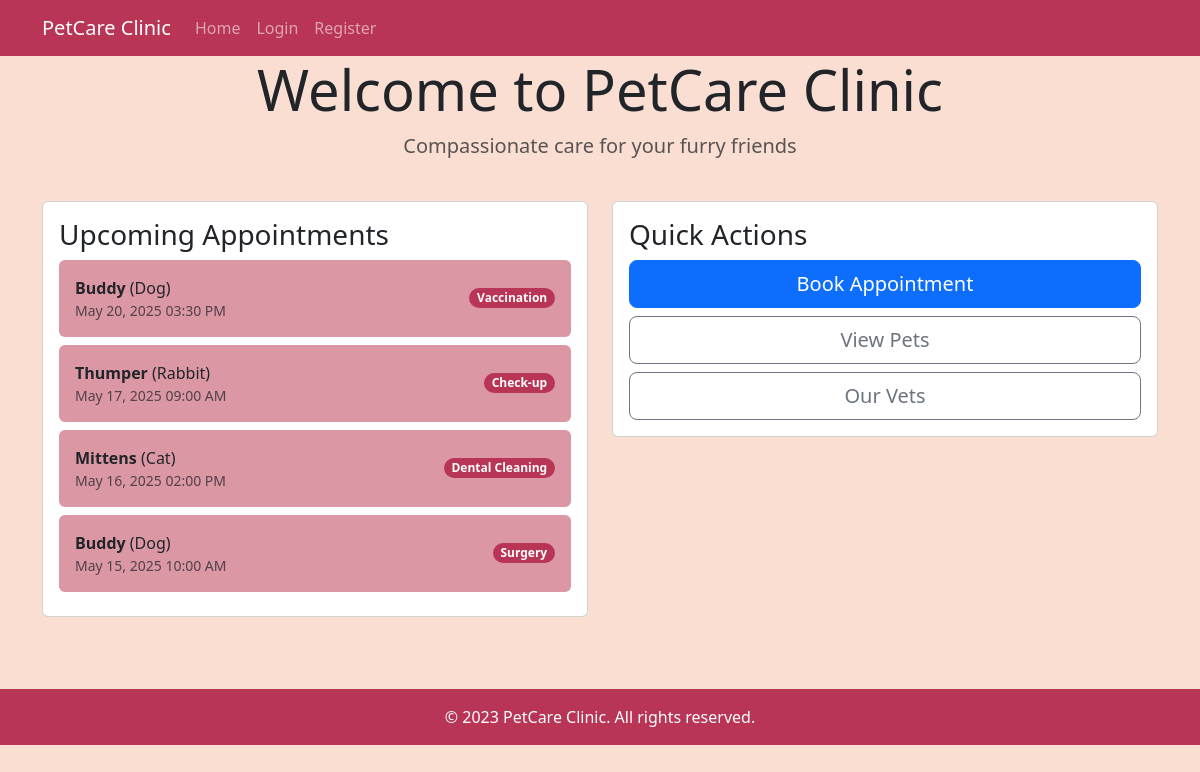
Before: / with the older database file.
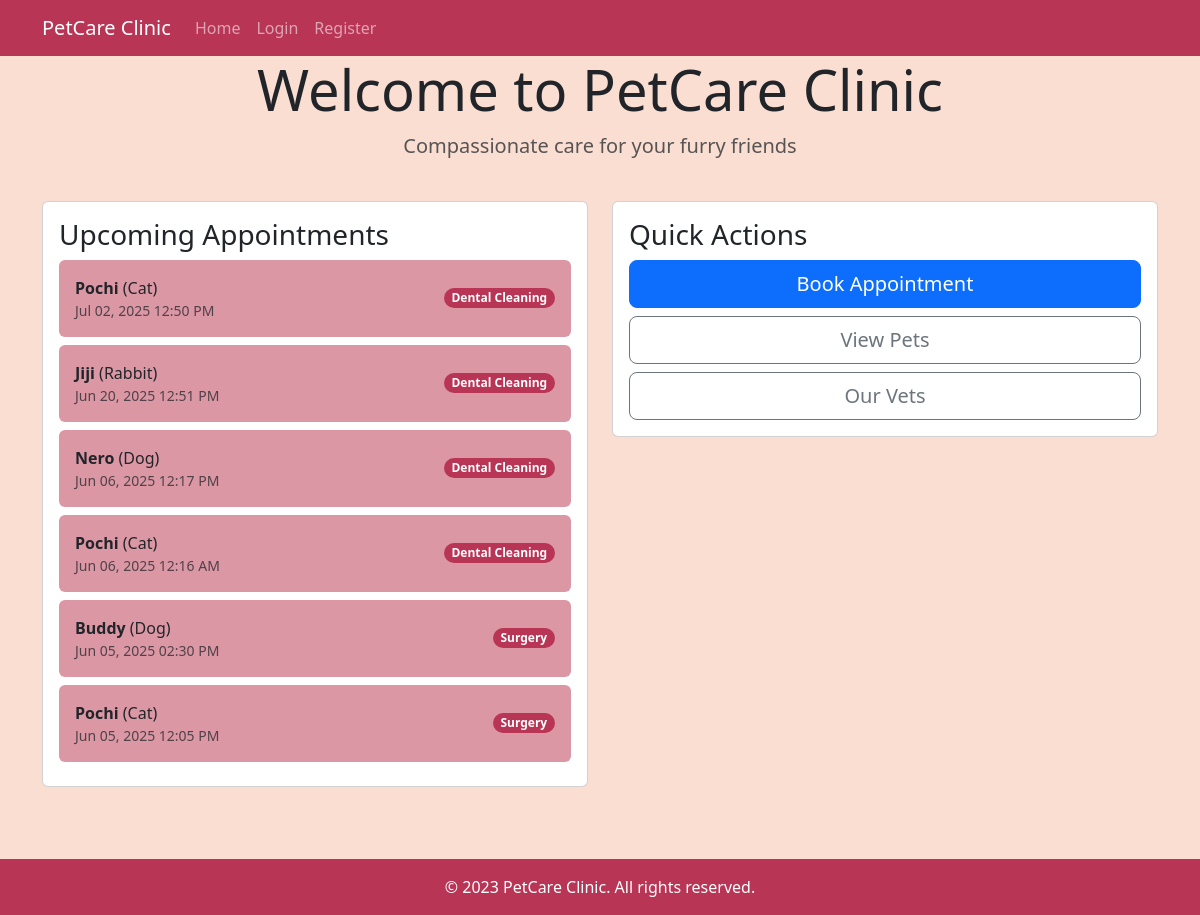
After: the same page with the newer database file.
### clinic/models.py (models this page shows, shortened)
class Appointment(models.Model):
    pet = models.ForeignKey(Pet, on_delete=models.CASCADE, related_name="appointments")
    vet = models.ForeignKey(Vet, on_delete=models.CASCADE, related_name="appointments")
    date = models.DateTimeField(verbose_name="Appointment Date")
    reason = models.CharField(max_length=200, verbose_name="Reason")
    class Meta:
        unique_together = ('vet', 'date')

class Pet(models.Model):
    owner = models.ForeignKey(Owner, on_delete=models.CASCADE, related_name='pets')
    name = models.CharField(max_length=100)
    species = models.CharField(max_length=50)
    breed = models.CharField(max_length=100)
    photo = models.ImageField(upload_to='pet_photos/', null=True, blank=True)
    created_at = models.DateTimeField(auto_now_add=True)
    updated_at = models.DateTimeField(auto_now=True)

### clinic/views.py (the view)
# urls.py: path('', HomeView.as_view(), name='clinic-home'),
class HomeView(ListView):
    model = Appointment
    template_name = 'clinic/home.html'
    context_object_name = 'appointments'
    ordering = ['-date']

### clinic/templates/clinic/home.html (shortened to what this page needs)
{% extends 'clinic/base.html' %}
{% block content %}
<div class="row mb-4">
    <div class="col-md-8 mx-auto text-center">
        <h1 class="display-4">Welcome to PetCare Clinic</h1>
        <p class="lead text-muted">Compassionate care for your furry friends</p>
    </div>
</div>
<div class="row">
    <div class="col-md-6">
        <div class="card mb-4 appointment-card">
            <div class="card-body">
                <h3 class="card-title">Upcoming Appointments</h3>
                {% for appointment in appointments %}
                <div class="d-flex justify-content-between align-items-center p-3 mb-2 rounded" style="background-color: var(--parrot-pink);">
                    <div>
                        <strong>{{ appointment.pet.name }}</strong> ({{ appointment.pet.species }})
                        <div class="text-muted small">{{ appointment.date|date:"M d, Y h:i A" }}</div>
                    </div>
                    <span class="badge rounded-pill" style="background-color: var(--maroon);">
                        {{ appointment.reason }}
                    </span>
                </div>
                {% empty %}
                <p>No upcoming appointments.</p>
                {% endfor %}
            </div>
        </div>
    </div>
    <div class="col-md-6">
        <div class="card">
            <div class="card-body">
                <h3 class="card-title">Quick Actions</h3>
                <div class="d-grid gap-2">
                    <a href="{% url 'appointment-create' %}" class="btn btn-primary btn-lg">
                         Book Appointment
                    </a>
                    <a href="{% url 'pet-list' %}" class="btn btn-outline-secondary btn-lg">
                         View Pets
                    </a>
                    <a href="{% url 'vet-list' %}" class="btn btn-outline-secondary btn-lg">
                         Our Vets
                    </a>
                </div>
            </div>
        </div>
    </div>
</div>
{% endblock %}

Changed rows visible on the page:
removed Appointment: pet.name "Buddy", pet.species "Dog", date "May 20, 2025 03:30 PM", reason "Vaccination"
removed Appointment: pet.name "Thumper", pet.species "Rabbit", date "May 17, 2025 09:00 AM", reason "Check-up"
removed Appointment: pet.name "Buddy", pet.species "Dog", date "May 15, 2025 10:00 AM", reason "Surgery"
added Appointment: pet.name "Pochi", pet.species "Cat", date "Jul 02, 2025 12:50 PM", reason "Dental Cleaning"
added Appointment: pet.name "Jiji", pet.species "Rabbit", date "Jun 20, 2025 12:51 PM", reason "Dental Cleaning"
added Appointment: pet.name "Nero", pet.species "Dog", date "Jun 06, 2025 12:17 PM", reason "Dental Cleaning"
changed Appointment: pet.name "Mittens" → "Pochi"; date "May 16, 2025 02:00 PM" → "Jun 06, 2025 12:16 AM"
added Appointment: pet.name "Buddy", pet.species "Dog", date "Jun 05, 2025 02:30 PM", reason "Surgery"
added Appointment: pet.name "Pochi", pet.species "Cat", date "Jun 05, 2025 12:05 PM", reason "Surgery"
